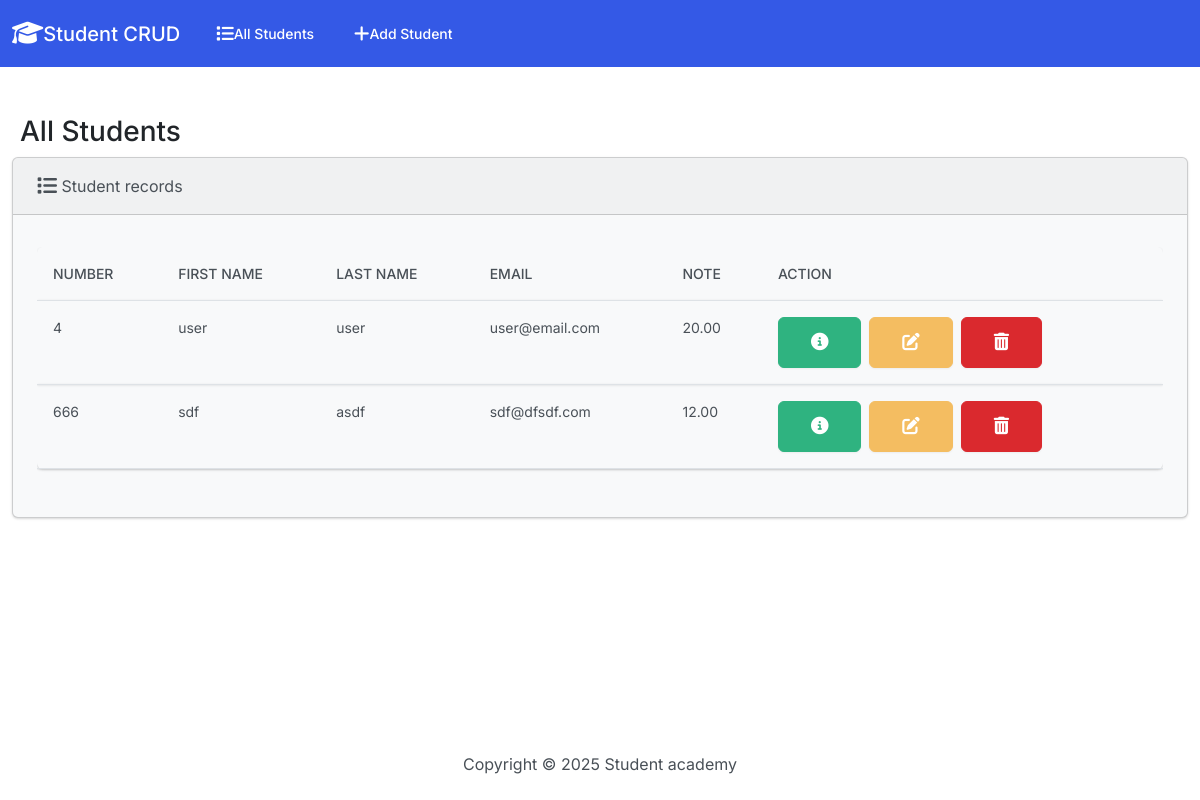
The page / on the database its author committed.
### student/models.py (models this page shows, shortened)
class Student(models.Model):
    number=models.PositiveIntegerField()
    first_name=models.CharField(max_length=60)
    last_name=models.CharField(max_length=60)
    email=models.EmailField()
    note=models.DecimalField(max_digits=4,decimal_places=2)
    photo=models.ImageField(upload_to='student_photos/%y/%m/%d',null=True,blank=True)

### student/views.py (the view)
# urls.py: path("",views.index,name="index"),
def index(request):
    all_students=Student.objects.all()
    return render(request,"index.html",{'students':all_students})

### student/templates/index.html (shortened to what this page needs)
{% extends "base.html" %}
{% block body %}
<div class="container-fluid">
  <h3 class="mt-4 mb-2 mx-2">All Students</h3>
  <div class="row">
    <div class="col-12 me-4 mb-4">
      {%if students %}
      <div class="card bg-light">
        <div class="card-header">
            <i class="fa-solid fa-list fa-lg"></i> Student records
        </div>
        <div class="card-body">
          <p class="card-text">
          <div class="table-responsive">
            <table class="table table-hover rounded">
                <thead class="rounded">
                  <tr>
                    <th scope="col">Number</th>
                    <th scope="col">First Name</th>
                    <th scope="col">Last Name</th>
                    <th scope="col">Email</th>
                    <th scope="col">Note</th>
                    <th scope="col">Action</th>
                  </tr>
                </thead>
                <tbody class="rounded">
                  {%for student in students%}
                  <tr class="table">
                    <td scope="row">{{student.number}}</td>
                    <td>{{student.first_name}}</td>
                    <td>{{student.last_name}}</td>
                    <td>{{student.email}}</td>
                    <td>{{student.note}}</td>
                    <td>
                      <button type="button" class="btn btn-success me-1 btn" href="{% url 'view_student' student.id %}" data-bs-toggle="modal" data-bs-target="#myModal{{student.id}}">
                        <i  class="fa-solid fa-circle-info fa-lg i"></i>
                      </button>
                      <a href="{% url 'edit' student.id %}" class="btn btn-warning me-1">
                        <i class="fa-solid fa-pen-to-square fa-lg"></i>
                      </a>
                      <button tupe="button" class="btn btn-danger" data-bs-toggle="modal" data-bs-target="#delete{{student.id}}">
                        <i class="fa-solid fa-trash-can fa-lg"></i>
                      </button>
                    </td>
                  </tr>
                  {%endfor%}
                </tbody>
              </table>
            </div>
          </p>
        </div>
        {%else%}
        <h5 class='alert alert-primary'>No Student record</h5>
        {%endif%}
        </div>
    </div>
  </div>
</div>
{% endblock body %}

### student/templates/base.html (style rules this page uses)
.i { cursor:pointer; }

### rows shown on the page
Student: number "4", first_name "user", last_name "user", email "user@email.com", note "20.00"
Student: number "666", first_name "sdf", last_name "asdf", email "sdf@dfsdf.com", note "12.00"
